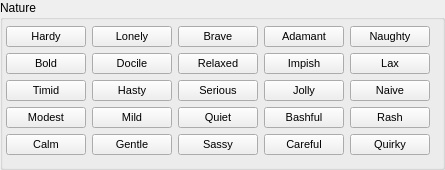
    <widget class="QGroupBox" name="natureBox">
     <property name="sizePolicy">
      <sizepolicy hsizetype="Fixed" vsizetype="Fixed">
       <horstretch>0</horstretch>
       <verstretch>0</verstretch>
      </sizepolicy>
     </property>
     <property name="minimumSize">
      <size>
       <width>438</width>
       <height>163</height>
      </size>
     </property>
     <property name="title">
      <string>Nature</string>
     </property>
     <widget class="QWidget" name="gridLayoutWidget_9">
      <property name="geometry">
       <rect>
        <x>0</x>
        <y>20</y>
        <width>436</width>
        <height>141</height>
       </rect>
      </property>
      <layout class="QGridLayout" name="gridLayout_12">
       <property name="leftMargin">
        <number>6</number>
       </property>
       <property name="topMargin">
        <number>6</number>
       </property>
       <property name="rightMargin">
        <number>6</number>
       </property>
       <property name="bottomMargin">
        <number>6</number>
       </property>
       <item row="0" column="0">
        <widget class="QPushButton" name="butN0">
         <property name="sizePolicy">
          <sizepolicy hsizetype="Minimum" vsizetype="Minimum">
           <horstretch>0</horstretch>
           <verstretch>0</verstretch>
          </sizepolicy>
         </property>
         <property name="font">
          <font>
           <pointsize>8</pointsize>
          </font>
         </property>
         <property name="text">
          <string>Hardy</string>
         </property>
         <property name="checkable">
          <bool>true</bool>
         </property>
        </widget>
       </item>
       <item row="3" column="0">
        <widget class="QPushButton" name="butN15">
         <property name="sizePolicy">
          <sizepolicy hsizetype="Minimum" vsizetype="Minimum">
           <horstretch>0</horstretch>
           <verstretch>0</verstretch>
          </sizepolicy>
         </property>
         <property name="font">
          <font>
           <pointsize>8</pointsize>
          </font>
         </property>
         <property name="text">
          <string>Modest</string>
         </property>
         <property name="checkable">
          <bool>true</bool>
         </property>
        </widget>
       </item>
       <item row="4" column="0">
        <widget class="QPushButton" name="butN20">
         <property name="sizePolicy">
          <sizepolicy hsizetype="Minimum" vsizetype="Minimum">
           <horstretch>0</horstretch>
           <verstretch>0</verstretch>
          </sizepolicy>
         </property>
         <property name="font">
          <font>
           <pointsize>8</pointsize>
          </font>
         </property>
         <property name="text">
          <string>Calm</string>
         </property>
         <property name="checkable">
          <bool>true</bool>
         </property>
        </widget>
       </item>
       <item row="3" column="3">
        <widget class="QPushButton" name="butN18">
         <property name="sizePolicy">
          <sizepolicy hsizetype="Minimum" vsizetype="Minimum">
           <horstretch>0</horstretch>
           <verstretch>0</verstretch>
          </sizepolicy>
         </property>
         <property name="font">
          <font>
           <pointsize>8</pointsize>
          </font>
         </property>
         <property name="text">
          <string>Bashful</string>
         </property>
         <property name="checkable">
          <bool>true</bool>
         </property>
        </widget>
       </item>
       <item row="2" column="0">
        <widget class="QPushButton" name="butN10">
         <property name="sizePolicy">
          <sizepolicy hsizetype="Minimum" vsizetype="Minimum">
           <horstretch>0</horstretch>
           <verstretch>0</verstretch>
          </sizepolicy>
         </property>
         <property name="font">
          <font>
           <pointsize>8</pointsize>
          </font>
         </property>
         <property name="text">
          <string>Timid</string>
         </property>
         <property name="checkable">
          <bool>true</bool>
         </property>
        </widget>
       </item>
       <item row="0" column="4">
        <widget class="QPushButton" name="butN4">
         <property name="sizePolicy">
          <sizepolicy hsizetype="Minimum" vsizetype="Minimum">
           <horstretch>0</horstretch>
           <verstretch>0</verstretch>
          </sizepolicy>
         </property>
         <property name="font">
          <font>
           <pointsize>8</pointsize>
          </font>
         </property>
         <property name="text">
          <string>Naughty</string>
         </property>
         <property name="checkable">
          <bool>true</bool>
         </property>
        </widget>
       </item>
       <item row="0" column="3">
        <widget class="QPushButton" name="butN3">
         <property name="sizePolicy">
          <sizepolicy hsizetype="Minimum" vsizetype="Minimum">
           <horstretch>0</horstretch>
           <verstretch>0</verstretch>
          </sizepolicy>
         </property>
         <property name="font">
          <font>
           <pointsize>8</pointsize>
          </font>
         </property>
         <property name="text">
          <string>Adamant</string>
         </property>
         <property name="checkable">
          <bool>true</bool>
         </property>
        </widget>
       </item>
       <item row="1" column="2">
        <widget class="QPushButton" name="butN7">
         <property name="sizePolicy">
          <sizepolicy hsizetype="Minimum" vsizetype="Minimum">
           <horstretch>0</horstretch>
           <verstretch>0</verstretch>
          </sizepolicy>
         </property>
         <property name="font">
          <font>
           <pointsize>8</pointsize>
          </font>
         </property>
         <property name="text">
          <string>Relaxed</string>
         </property>
         <property name="checkable">
          <bool>true</bool>
         </property>
        </widget>
       </item>
       <item row="0" column="2">
        <widget class="QPushButton" name="butN2">
         <property name="sizePolicy">
          <sizepolicy hsizetype="Minimum" vsizetype="Minimum">
           <horstretch>0</horstretch>
           <verstretch>0</verstretch>
          </sizepolicy>
         </property>
         <property name="font">
          <font>
           <pointsize>8</pointsize>
          </font>
         </property>
         <property name="text">
          <string>Brave</string>
         </property>
         <property name="checkable">
          <bool>true</bool>
         </property>
        </widget>
       </item>
       <item row="3" column="1">
        <widget class="QPushButton" name="butN16">
         <property name="sizePolicy">
          <sizepolicy hsizetype="Minimum" vsizetype="Minimum">
           <horstretch>0</horstretch>
           <verstretch>0</verstretch>
          </sizepolicy>
         </property>
         <property name="font">
          <font>
           <pointsize>8</pointsize>
          </font>
         </property>
         <property name="text">
          <string>Mild</string>
         </property>
         <property name="checkable">
          <bool>true</bool>
         </property>
        </widget>
       </item>
       <item row="2" column="3">
        <widget class="QPushButton" name="butN13">
         <property name="sizePolicy">
          <sizepolicy hsizetype="Minimum" vsizetype="Minimum">
           <horstretch>0</horstretch>
           <verstretch>0</verstretch>
          </sizepolicy>
         </property>
         <property name="font">
          <font>
           <pointsize>8</pointsize>
          </font>
         </property>
         <property name="text">
          <string>Jolly</string>
         </property>
         <property name="checkable">
          <bool>true</bool>
         </property>
        </widget>
       </item>
       <item row="4" column="3">
        <widget class="QPushButton" name="butN23">
         <property name="sizePolicy">
          <sizepolicy hsizetype="Minimum" vsizetype="Minimum">
           <horstretch>0</horstretch>
           <verstretch>0</verstretch>
          </sizepolicy>
         </property>
         <property name="font">
          <font>
           <pointsize>8</pointsize>
          </font>
         </property>
         <property name="text">
          <string>Careful</string>
         </property>
         <property name="checkable">
          <bool>true</bool>
         </property>
        </widget>
       </item>
       <item row="4" column="1">
        <widget class="QPushButton" name="butN21">
         <property name="sizePolicy">
          <sizepolicy hsizetype="Minimum" vsizetype="Minimum">
           <horstretch>0</horstretch>
           <verstretch>0</verstretch>
          </sizepolicy>
         </property>
         <property name="font">
          <font>
           <pointsize>8</pointsize>
          </font>
         </property>
         <property name="text">
          <string>Gentle</string>
         </property>
         <property name="checkable">
          <bool>true</bool>
         </property>
        </widget>
       </item>
       <item row="2" column="4">
        <widget class="QPushButton" name="butN14">
         <property name="sizePolicy">
          <sizepolicy hsizetype="Minimum" vsizetype="Minimum">
           <horstretch>0</horstretch>
           <verstretch>0</verstretch>
          </sizepolicy>
         </property>
         <property name="font">
          <font>
           <pointsize>8</pointsize>
          </font>
         </property>
         <property name="text">
          <string>Naive</string>
         </property>
         <property name="checkable">
          <bool>true</bool>
         </property>
        </widget>
       </item>
       <item row="4" column="2">
        <widget class="QPushButton" name="butN22">
         <property name="sizePolicy">
          <sizepolicy hsizetype="Minimum" vsizetype="Minimum">
           <horstretch>0</horstretch>
           <verstretch>0</verstretch>
          </sizepolicy>
         </property>
         <property name="font">
          <font>
           <pointsize>8</pointsize>
          </font>
         </property>
         <property name="text">
          <string>Sassy</string>
         </property>
         <property name="checkable">
          <bool>true</bool>
         </property>
        </widget>
       </item>
       <item row="1" column="0">
        <widget class="QPushButton" name="butN5">
         <property name="sizePolicy">
          <sizepolicy hsizetype="Minimum" vsizetype="Minimum">
           <horstretch>0</horstretch>
           <verstretch>0</verstretch>
          </sizepolicy>
         </property>
         <property name="font">
          <font>
           <pointsize>8</pointsize>
          </font>
         </property>
         <property name="text">
          <string>Bold</string>
         </property>
         <property name="checkable">
          <bool>true</bool>
         </property>
        </widget>
       </item>
       <item row="4" column="4">
        <widget class="QPushButton" name="butN24">
         <property name="sizePolicy">
          <sizepolicy hsizetype="Minimum" vsizetype="Minimum">
           <horstretch>0</horstretch>
           <verstretch>0</verstretch>
          </sizepolicy>
         </property>
         <property name="font">
          <font>
           <pointsize>8</pointsize>
          </font>
         </property>
         <property name="text">
          <string>Quirky</string>
         </property>
         <property name="checkable">
          <bool>true</bool>
         </property>
        </widget>
       </item>
       <item row="1" column="3">
        <widget class="QPushButton" name="butN8">
         <property name="sizePolicy">
          <sizepolicy hsizetype="Minimum" vsizetype="Minimum">
           <horstretch>0</horstretch>
           <verstretch>0</verstretch>
          </sizepolicy>
         </property>
         <property name="font">
          <font>
           <pointsize>8</pointsize>
          </font>
         </property>
         <property name="text">
          <string>Impish</string>
         </property>
         <property name="checkable">
          <bool>true</bool>
         </property>
        </widget>
       </item>
       <item row="3" column="2">
        <widget class="QPushButton" name="butN17">
         <property name="sizePolicy">
          <sizepolicy hsizetype="Minimum" vsizetype="Minimum">
           <horstretch>0</horstretch>
           <verstretch>0</verstretch>
          </sizepolicy>
         </property>
         <property name="font">
          <font>
           <pointsize>8</pointsize>
          </font>
         </property>
         <property name="text">
          <string>Quiet</string>
         </property>
         <property name="checkable">
          <bool>true</bool>
         </property>
        </widget>
       </item>
       <item row="2" column="2">
        <widget class="QPushButton" name="butN12">
         <property name="sizePolicy">
          <sizepolicy hsizetype="Minimum" vsizetype="Minimum">
           <horstretch>0</horstretch>
           <verstretch>0</verstretch>
          </sizepolicy>
         </property>
         <property name="font">
          <font>
           <pointsize>8</pointsize>
          </font>
         </property>
         <property name="text">
          <string>Serious</string>
         </property>
         <property name="checkable">
          <bool>true</bool>
         </property>
        </widget>
       </item>
       <item row="1" column="1">
        <widget class="QPushButton" name="butN6">
         <property name="sizePolicy">
          <sizepolicy hsizetype="Minimum" vsizetype="Minimum">
           <horstretch>0</horstretch>
           <verstretch>0</verstretch>
          </sizepolicy>
         </property>
         <property name="font">
          <font>
           <pointsize>8</pointsize>
          </font>
         </property>
         <property name="text">
          <string>Docile</string>
         </property>
         <property name="checkable">
          <bool>true</bool>
         </property>
        </widget>
       </item>
       <item row="2" column="1">
        <widget class="QPushButton" name="butN11">
         <property name="sizePolicy">
          <sizepolicy hsizetype="Minimum" vsizetype="Minimum">
           <horstretch>0</horstretch>
           <verstretch>0</verstretch>
          </sizepolicy>
         </property>
         <property name="font">
          <font>
           <pointsize>8</pointsize>
          </font>
         </property>
         <property name="text">
          <string>Hasty</string>
         </property>
         <property name="checkable">
          <bool>true</bool>
         </property>
        </widget>
       </item>
       <item row="3" column="4">
        <widget class="QPushButton" name="butN19">
         <property name="sizePolicy">
          <sizepolicy hsizetype="Minimum" vsizetype="Minimum">
           <horstretch>0</horstretch>
           <verstretch>0</verstretch>
          </sizepolicy>
         </property>
         <property name="font">
          <font>
           <pointsize>8</pointsize>
          </font>
         </property>
         <property name="text">
          <string>Rash</string>
         </property>
         <property name="checkable">
          <bool>true</bool>
         </property>
        </widget>
       </item>
       <item row="1" column="4">
        <widget class="QPushButton" name="butN9">
         <property name="sizePolicy">
          <sizepolicy hsizetype="Minimum" vsizetype="Minimum">
           <horstretch>0</horstretch>
           <verstretch>0</verstretch>
          </sizepolicy>
         </property>
         <property name="font">
          <font>
           <pointsize>8</pointsize>
          </font>
         </property>
         <property name="text">
          <string>Lax</string>
         </property>
         <property name="checkable">
          <bool>true</bool>
         </property>
        </widget>
       </item>
       <item row="0" column="1">
        <widget class="QPushButton" name="butN1">
         <property name="sizePolicy">
          <sizepolicy hsizetype="Minimum" vsizetype="Minimum">
           <horstretch>0</horstretch>
           <verstretch>0</verstretch>
          </sizepolicy>
         </property>
         <property name="font">
          <font>
           <pointsize>8</pointsize>
          </font>
         </property>
         <property name="text">
          <string>Lonely</string>
         </property>
         <property name="checkable">
          <bool>true</bool>
         </property>
        </widget>
       </item>
      </layout>
     </widget>
    </widget>
